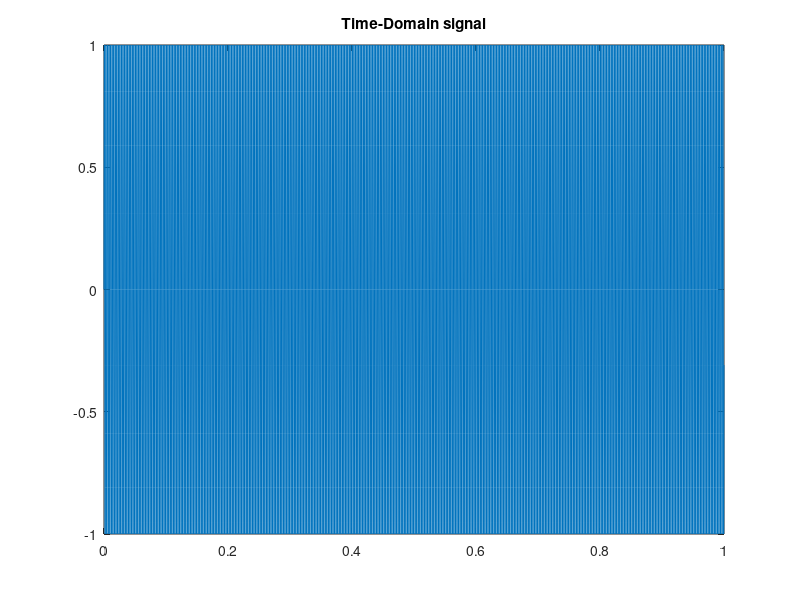
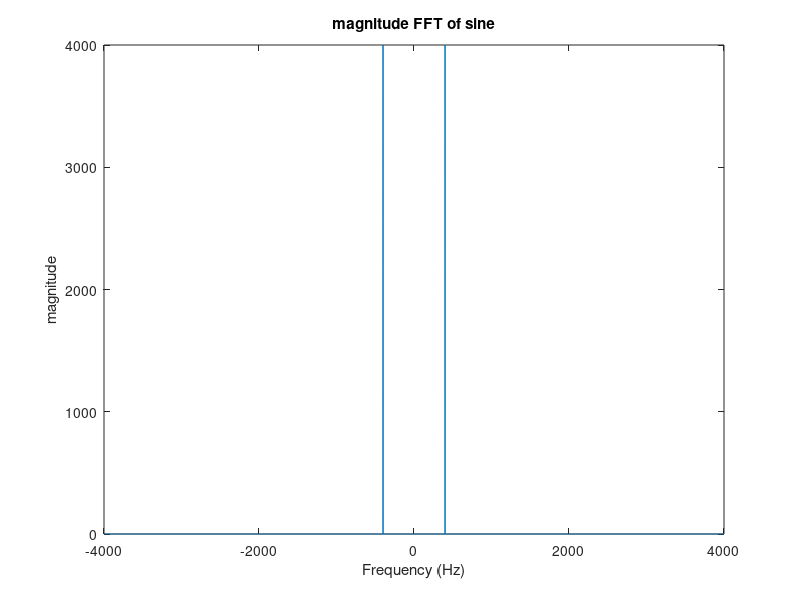
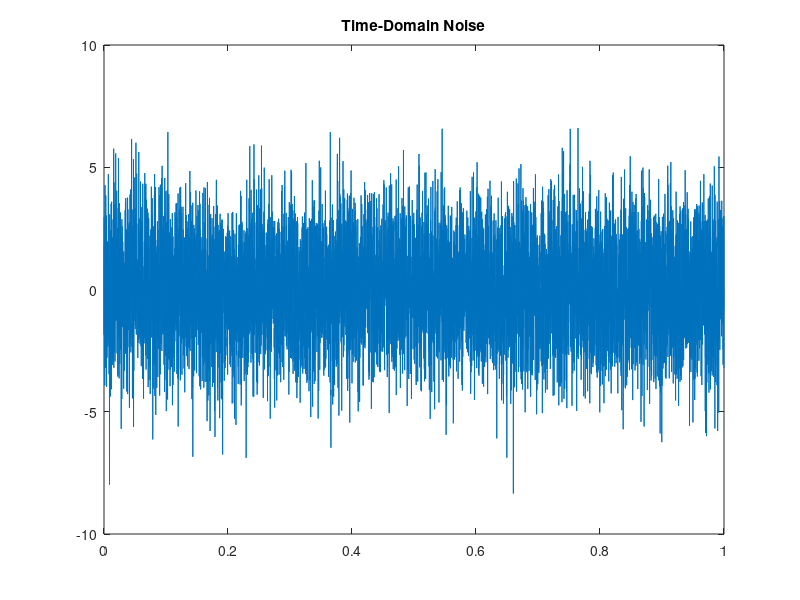
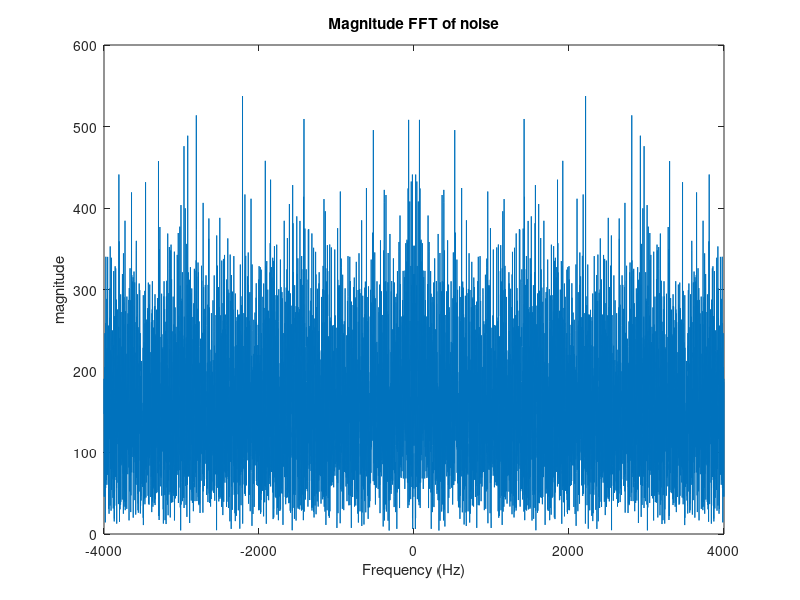

These charts were generated, in order, by the following MATLAB code:
close all;
%Define number of samples to take
fs = 8000;
f = 400; %Hz
%Define signal
t = 0:1/fs:1-1/fs;
signal = sin(2*pi*f*t);
%Plot to illustrate that it is a sine wave
plot(t, signal);
title('Time-Domain signal');
%Take fourier transform
fftSignal = fft(signal);
%apply fftshift to put it in the form we are used to (see documentation)
fftSignal = fftshift(fftSignal);
%Next, calculate the frequency axis, which is defined by the sampling rate
f = fs/2*linspace(-1,1,fs);
%Since the signal is complex, we need to plot the magnitude to get it to
%look right, so we use abs (absolute value)
figure;
plot(f, abs(fftSignal));
title('magnitude FFT of sine');
xlabel('Frequency (Hz)');
ylabel('magnitude');
%noise
noise = 2*randn(size(signal));
figure, plot(t,noise), title('Time-Domain Noise');
fftNoise = fft(noise);
fftNoise = fftshift(fftNoise);
figure, plot(f,abs(fftNoise)), title('Magnitude FFT of noise');
xlabel('Frequency (Hz)');
ylabel('magnitude');
%noisy signal
noisySignal = signal + noise;
figure, plot(t,noisySignal), title('Time-Domain Noisy Signal');
fftNoisySignal = fft(noisySignal);
fftNoisySignal = fftshift(fftNoisySignal);
figure, plot(f,abs(fftNoisySignal)), title('Magnitude FFT of noisy signal');
xlabel('Frequency (Hz)');
ylabel('magnitude');